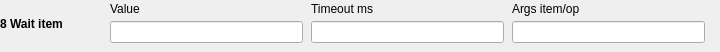
  <widget class="caFrame" name="editActionFrame8">
   <property name="geometry"><rect><x>180</x><y>578</y><width>720</width><height>52</height></rect></property>
   <property name="visibility"><enum>caFrame::Calc</enum></property>
   <property name="visibilityCalc"><string notr="true">A==8</string></property>
   <property name="channel" stdset="0"><string notr="true">$(SEQ_PFX)Edit-Action</string></property>
   <widget class="caLabel" name="editActionName8">
    <property name="geometry"><rect><x>0</x><y>2</y><width>105</width><height>43</height></rect></property>
    <property name="font"><font><bold>true</bold></font></property>
    <property name="wordWrap"><bool>true</bool></property>
    <property name="text"><string>8 Wait item</string></property>
   </widget>
   <widget class="caLabel" name="editPositionLabelA8_0"><property name="geometry"><rect><x>110</x><y>0</y><width>193</width><height>18</height></rect></property><property name="text"><string>Value</string></property></widget>
   <widget class="caTextEntry" name="editPositionA8_0"><property name="geometry"><rect><x>110</x><y>21</y><width>193</width><height>22</height></rect></property><property name="channel" stdset="0"><string notr="true">$(SEQ_PFX)Edit-Position</string></property></widget>
   <widget class="caLabel" name="editTimeoutMsLabelA8_1"><property name="geometry"><rect><x>311</x><y>0</y><width>193</width><height>18</height></rect></property><property name="text"><string>Timeout ms</string></property></widget>
   <widget class="caTextEntry" name="editTimeoutMsA8_1"><property name="geometry"><rect><x>311</x><y>21</y><width>193</width><height>22</height></rect></property><property name="channel" stdset="0"><string notr="true">$(SEQ_PFX)Edit-TimeoutMs</string></property></widget>
   <widget class="caLabel" name="editArgsLabelA8_2"><property name="geometry"><rect><x>512</x><y>0</y><width>193</width><height>18</height></rect></property><property name="text"><string>Args item/op</string></property></widget>
   <widget class="caTextEntry" name="editArgsA8_2"><property name="geometry"><rect><x>512</x><y>21</y><width>193</width><height>22</height></rect></property><property name="channel" stdset="0"><string notr="true">$(SEQ_PFX)Edit-Args</string></property><property name="formatType"><enum>caLineEdit::string</enum></property></widget>
  </widget>
